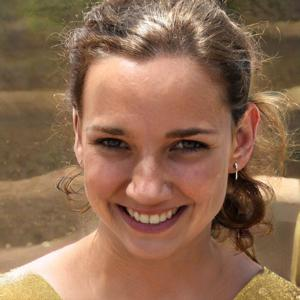
#> input picture Images_data/fake/fake_1.jpg, 300 x 300 px; its folder holds 4 pictures in this run
$ python data_preparation.py
#> lines starting #> are read from the running program, lines starting #| are printed output that depends on the picture
import os
import numpy as np
from PIL import Image
from sklearn.model_selection import train_test_split

real_images_dir = 'Images_data/fake'
fake_images_dir = 'Images_data/real'

real_images = []
fake_images = []

for filename in os.listdir(real_images_dir):
    img = Image.open(os.path.join(real_images_dir, filename))
#> img is the input picture: PIL image 300x300 RGB; mean R, G, B 143.7, 107.9, 82.7
    img = img.resize((64, 64))
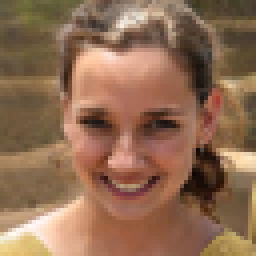
#> img: PIL image 64x64 RGB (shown 4 times larger); mean R, G, B 143.7, 107.9, 82.7
    img = np.array(img) / 255.0
#> img: shape (64, 64, 3) float64
    real_images.append(img)
#> pass 2 of the loop `for filename in os.listdir(real_images_dir):`:
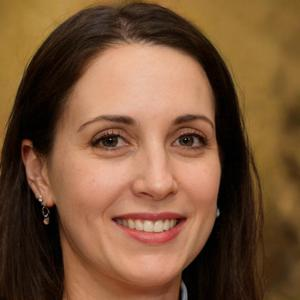
#> input picture Images_data/fake/fake_102.jpg, 300 x 300 px
#> img is the input picture: PIL image 300x300 RGB; mean R, G, B 121.4, 84.9, 56.5
#> `img = img.resize((64, 64))`:
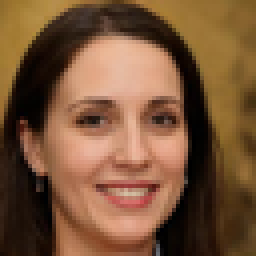
#> img: PIL image 64x64 RGB (shown 4 times larger); mean R, G, B 121.4, 84.9, 56.5
#> pass 3 of the loop `for filename in os.listdir(real_images_dir):`:
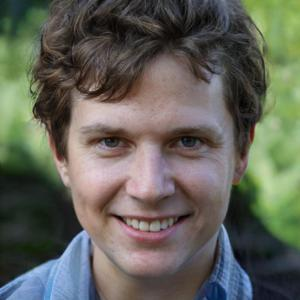
#> input picture Images_data/fake/fake_104.jpg, 300 x 300 px
#> img is the input picture: PIL image 300x300 RGB; mean R, G, B 97.9, 98.7, 88.7
#> `img = img.resize((64, 64))`:
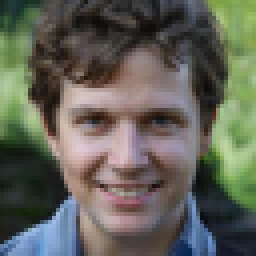
#> img: PIL image 64x64 RGB (shown 4 times larger); mean R, G, B 97.9, 98.7, 88.6
#> the loop made 4 passes; the first 3 are shown

#> (the run stopped early here; a loop or call above may not have finished)
